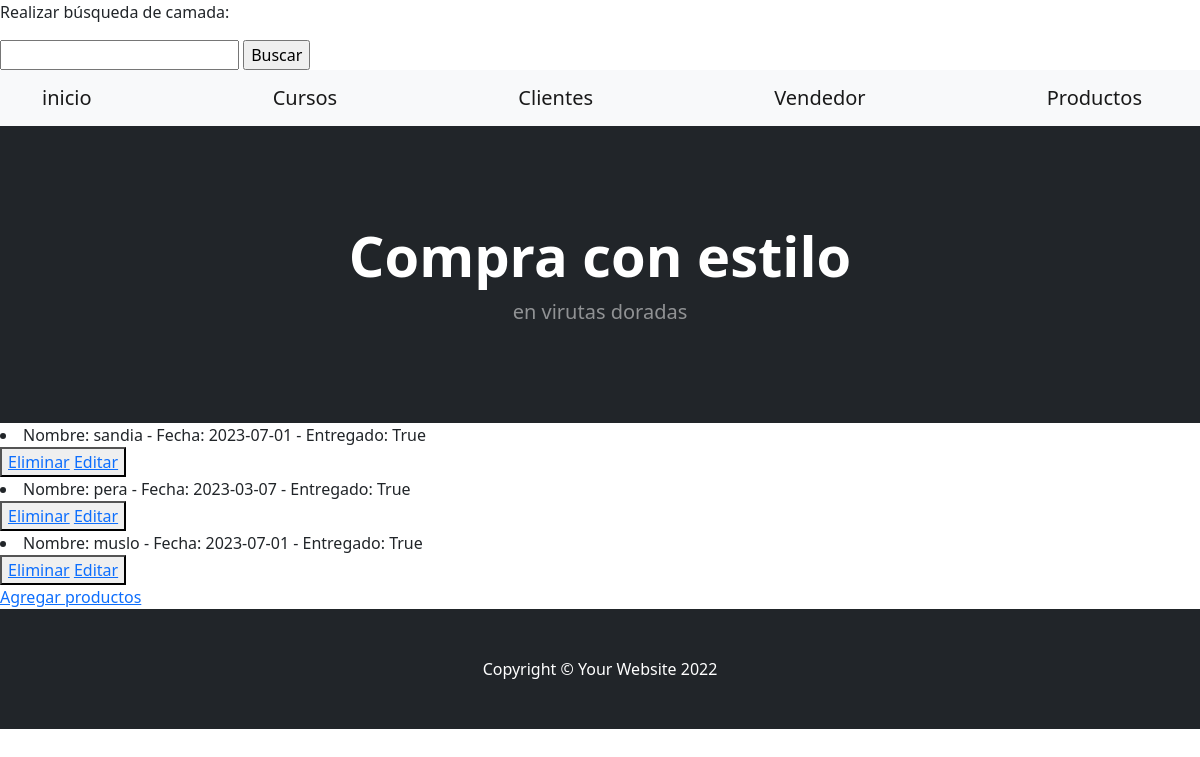
Before: /App1/leerproductos/ with the older database file.
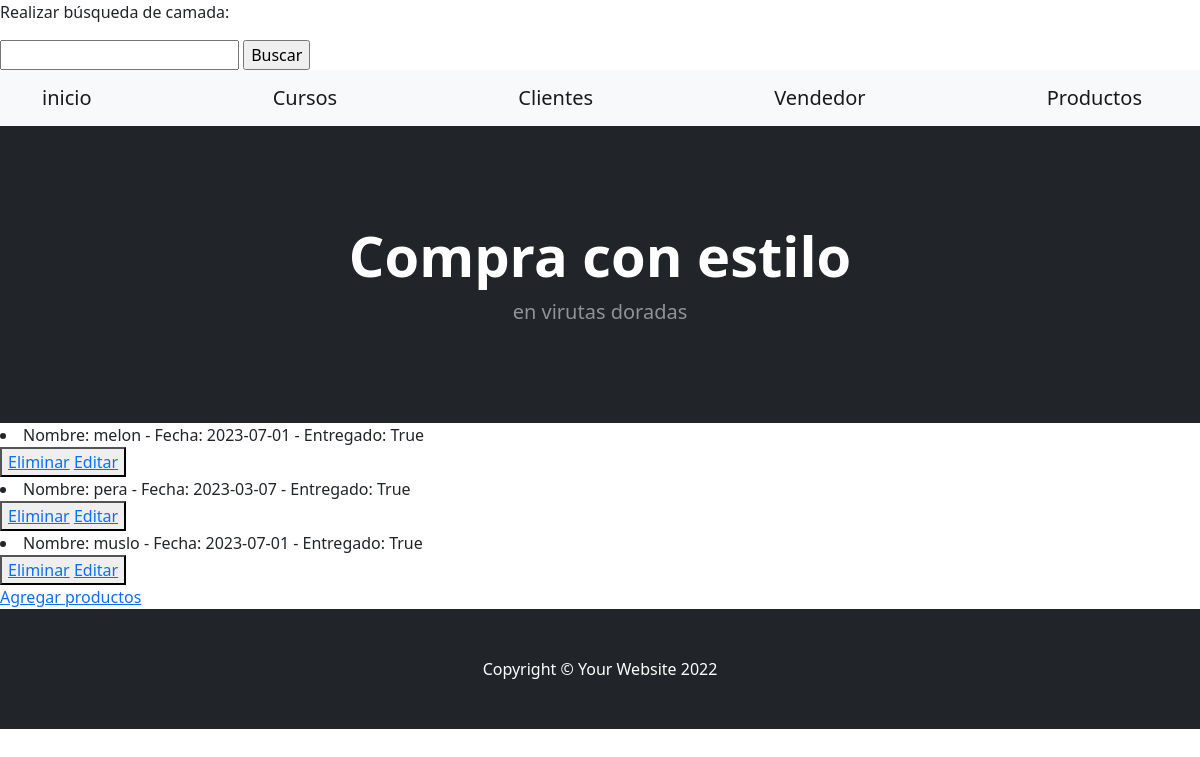
After: the same page with the newer database file.
### App1/models.py (models this page shows)
class tareas (models.Model):
    nombre= models.CharField(max_length=30)
    Fechadeentrega =models.DateField()                 #ESTO CORRESPONDE A LO QUE AHORA ES ---PRODUCTOS---
    entregado = models.BooleanField()
    def __str__(self):
        return f"Nombre: {self.nombre} - Fecha: {self.Fechadeentrega} - Entregado: {self.entregado}"

### App1/views.py (the view)
# urls.py: path('leerproductos/', views.leerproductos, name='Leerproducto'),
def leerproductos (request):
    productos = tareas.objects.all()
    contexto = {"productos": productos}
    return render (request, "leerproductos.html", contexto)

### App1/template/leerproductos.html
{% extends 'padre.html' %}
{% load static %}
{% block contenidoquecambia %}
    {% for p in productos %}
    <li>{{p}}</li>
    <button>
        <a href="{% url 'Eliminarproducto' p.nombre %}">Eliminar</a>
        <a href="{% url 'Editarproducto' p.nombre %}">Editar</a>
    </button>
{% endfor %}
<br>
<a href="productos">Agregar productos</a>
{% endblock %}

Changed rows visible on the page:
changed tareas: nombre+entregado "Nombre: sandia - Fecha: 2023-07-01 - Entregado: True" → "Nombre: melon - Fecha: 2023-07-01 - Entregado: True"
